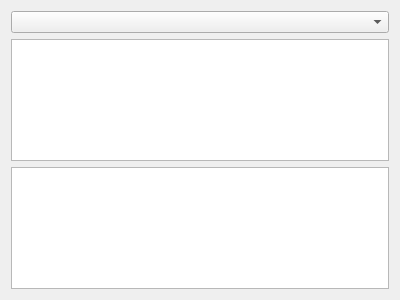
<?xml version="1.0" encoding="UTF-8"?>
<ui version="4.0">
 <class>TokenControllerWidget</class>
 <widget class="QWidget" name="TokenControllerWidget">
  <property name="geometry">
   <rect>
    <x>0</x>
    <y>0</y>
    <width>400</width>
    <height>300</height>
   </rect>
  </property>
  <property name="sizePolicy">
   <sizepolicy hsizetype="Maximum" vsizetype="Preferred">
    <horstretch>0</horstretch>
    <verstretch>0</verstretch>
   </sizepolicy>
  </property>
  <property name="windowTitle">
   <string>Form</string>
  </property>
  <layout class="QVBoxLayout" name="verticalLayout_2">
   <item>
    <widget class="QComboBox" name="comboBox"/>
   </item>
   <item>
    <widget class="QListWidget" name="listWidget"/>
   </item>
   <item>
    <widget class="QListWidget" name="listWidget_2"/>
   </item>
  </layout>
 </widget>
 <resources/>
 <connections/>
</ui>
